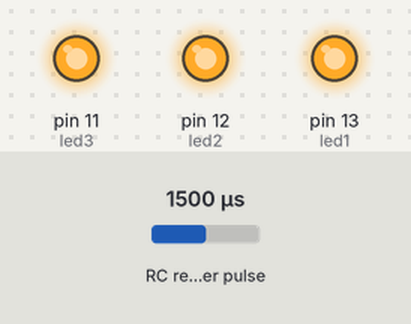
This sketch was run on a simulated Arduino Uno, built with avr-gcc and run on an emulated ATmega328P. On the bench: output pins drawn as LEDs (lit = HIGH). Wiring (inferred from the names in the program): RC receiver channel: data pin 2. The test bench sets the inputs (shaded band); at power-on: RC receiver pulse 1500 µs.

Above: at 0.05 s.
Timing chart, 0 to 6.9 s (numbered marks = the images above):
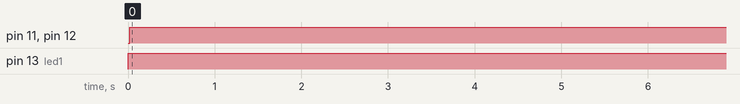

The sketch:

sketch_apr25a.ino
```cpp
volatile const int led1 = 13;
volatile const int led2 = 12;
volatile const int led3 = 11;

const int chave = 2;

void setup() {
  pinMode(chave, INPUT);
  pinMode(led1, OUTPUT);
  pinMode(led2, OUTPUT);
  pinMode(led3, OUTPUT);
  attachInterrupt(digitalPinToInterrupt(chave), leds, HIGH);
}

void loop() {
  digitalWrite(led1,HIGH);
  digitalWrite(led2,LOW);
  digitalWrite(led3,LOW);
  delay(1000);
  digitalWrite(led1,LOW);
  digitalWrite(led2,HIGH);
  digitalWrite(led3,LOW);
  delay(1000);
  digitalWrite(led1,LOW);
  digitalWrite(led2,LOW);
  digitalWrite(led3,HIGH);
  delay(1000);
}

void leds() {
 digitalWrite(led1,HIGH);
 digitalWrite(led2,HIGH);
 digitalWrite(led3,HIGH);
 delayMicroseconds(1000000);
}
```

Measured:
- by itself, pin 11 (led3), pin 12 (led2): repeats every 3.0 s: LOW 0.02 s, HIGH 0.98 s, LOW 0.02 s, HIGH 2.0 s
- by itself, pin 13 (led1): repeats every 3.0 s: LOW 0.02 s, HIGH 2.0 s, LOW 0.02 s, HIGH 0.98 s
